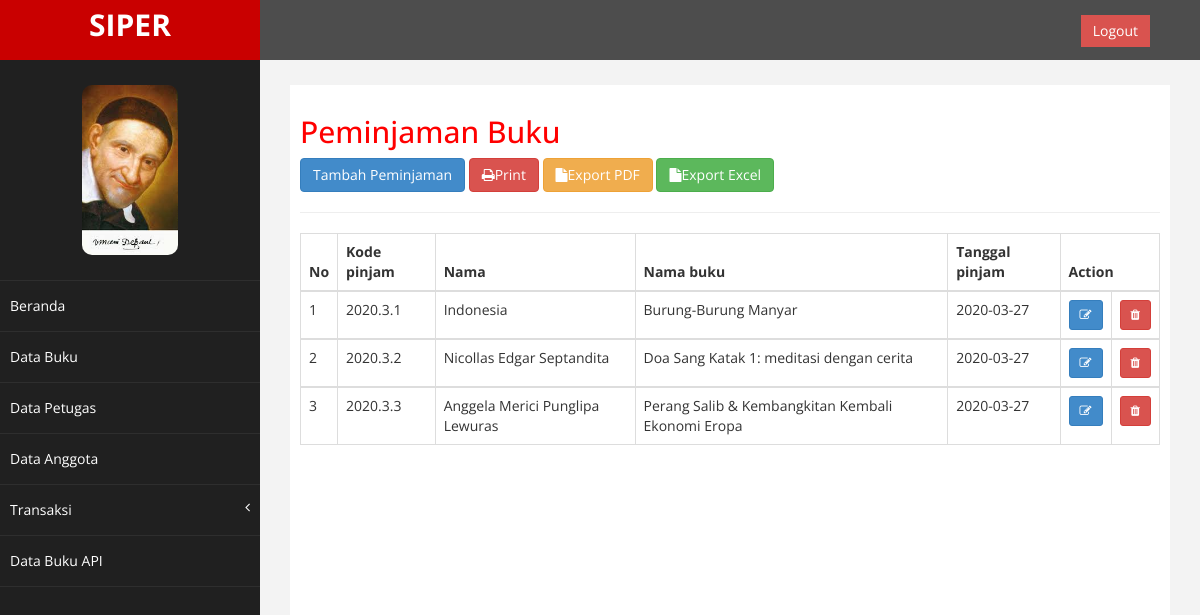
The page /index.php/peminjaman on the database its author committed.
### tables this page shows
CREATE TABLE `tb_peminjaman` (
  `Kode_pinjam` varchar(50) NOT NULL,
  `tgl_pinjam` date NOT NULL,
  `ID_petugas` varchar(50) NOT NULL,
  `ID_anggota` varchar(50) NOT NULL,
  `Kode_buku` varchar(50) NOT NULL
);

CREATE TABLE `tb_anggota` (
  `ID_anggota` varchar(50) NOT NULL,
  `Nama` varchar(200) NOT NULL,
  `Alamat` varchar(300) NOT NULL,
  `JK` varchar(15) NOT NULL,
  `Kontak` varchar(50) NOT NULL
);

CREATE TABLE `tb_buku` (
  `Kode_buku` varchar(50) NOT NULL,
  `judul` varchar(150) NOT NULL,
  `penulis` varchar(300) NOT NULL,
  `penerbit` varchar(100) NOT NULL,
  `tahun` varchar(10) NOT NULL,
  `no_rak` varchar(50) NOT NULL
);

### application/controllers/Peminjaman.php (called while the page is built, shortened)
<?php
class Peminjaman extends CI_controller
{
	public function __construct()
	{
		$this->load->model('Peminjaman_model');
		$this->load->library('form_validation');
	}
	public function index()
	{
		$data['judul'] = 'Halaman Data Petugas Lazaris';
		$data['peminjaman'] = $this->Peminjaman_model->getDataPeminjaman();
		$this->load->view('templates/header', $data);
		$this->load->view('peminjaman/index', $data);
		$this->load->view('templates/footer');
	}
}

### index.php (called while the page is built, shortened)
<?php
require_once BASEPATH.'core/CodeIgniter.php';

### application/models/Peminjaman_model.php (called while the page is built, shortened)
<?php
class Peminjaman_model extends CI_model
{
	public function getDataPeminjaman()
	{
		$this->db->select("tb_peminjaman.Kode_pinjam, tb_anggota.Nama,
			tb_buku.judul, tb_peminjaman.tgl_pinjam");
		$this->db->join('tb_anggota', 'tb_peminjaman.ID_anggota = tb_anggota.ID_anggota');
		$this->db->join('tb_buku', 'tb_peminjaman.Kode_buku = tb_buku.Kode_buku');
		return $query = $this->db->get('tb_peminjaman')->result_array();
	}
}

### application/views/peminjaman/index.php (the view, shortened to what this page needs)
<div id="page-wrapper" >
  <div id="page-inner">
    <div class="row">
      <div class="col-md-12">
        <h2>Peminjaman Buku</h2>
        <button type="button" class="btn btn-primary" data-toggle="modal" data-target="#exampleModal">
          Tambah Peminjaman
        </button>
        <a class="btn btn-danger" href="<?=base_url(); ?>peminjaman/print"><i class="fa fa-print"></i>Print</a>
        <a class="btn btn-warning" href="<?=base_url(); ?>peminjaman/pdf"><i class="fa fa-file"></i>Export PDF</a>
        <a class="btn btn-success" href="<?=base_url(); ?>peminjaman/excel"><i class="fa fa-file"></i>Export Excel</a>
      </div>
    </div>
    <hr />
    <table class="table table-bordered">
      <thead>
        <tr>
          <th scope="col">No</th>
          <th scope="col">Kode pinjam</th>
          <th scope="col">Nama</th>
          <th scope="col">Nama buku</th>
          <th scope="col">Tanggal pinjam</th>
          <th colspan="2">Action</th>
        </tr>
      </thead>
      <?php $i = 1;
      foreach ($peminjaman as $peminjaman) : ?>
        <tbody>
          <tr>
            <td><?= $i++;  ?></td>
            <td><?= $peminjaman['Kode_pinjam']  ?></td>
            <td><?= $peminjaman['Nama']  ?></td>
            <td><?= $peminjaman['judul']  ?></td>
            <td><?= $peminjaman['tgl_pinjam']  ?></td>
            <td><a href="<?= base_url(); ?>peminjaman/ubah/<?= $peminjaman['Kode_pinjam'] ?>"><div class="btn btn-primary btn-sm"><i class="fa fa-edit"></i></div></a></td>
            <td onclick ="return confirm('Anda yakin ingin menghapus data?');"><?= anchor('peminjaman/hapus/'.$peminjaman['Kode_pinjam'], '<div class="btn btn-danger btn-sm"><i class="fa fa-trash"></i></div>') ?></td>
        </tbody>
      <?php endforeach; ?>
    </table>
  </div>
</div>

### assets/css/custom.css (style rules this page uses)
body { font-family: 'Open Sans', sans-serif; }
#page-wrapper { padding: 15px 15px; min-height: 600px; background:#F3F3F3; }
#page-inner { width:100%; margin:10px 20px 10px 0px; background-color:#fff!important; padding:10px; min-height:1200px; }
h2 { color: #f00; }
@media (min-width:768px) { #page-wrapper { margin: 0 0 0 260px; padding: 15px 30px; min-height: 1200px; } }

### rows shown on the page
tb_peminjaman: Kode_pinjam "2020.3.1", ID_anggota.Nama "Indonesia", Kode_buku.judul "Burung-Burung Manyar", tgl_pinjam "2020-03-27"
tb_peminjaman: Kode_pinjam "2020.3.2", ID_anggota.Nama "Nicollas Edgar Septandita", Kode_buku.judul "Doa Sang Katak 1: meditasi dengan cerita", tgl_pinjam "2020-03-27"
tb_peminjaman: Kode_pinjam "2020.3.3", ID_anggota.Nama "Anggela Merici Punglipa Lewuras", Kode_buku.judul "Perang Salib & Kembangkitan Kembali Ekonomi Eropa", tgl_pinjam "2020-03-27"
